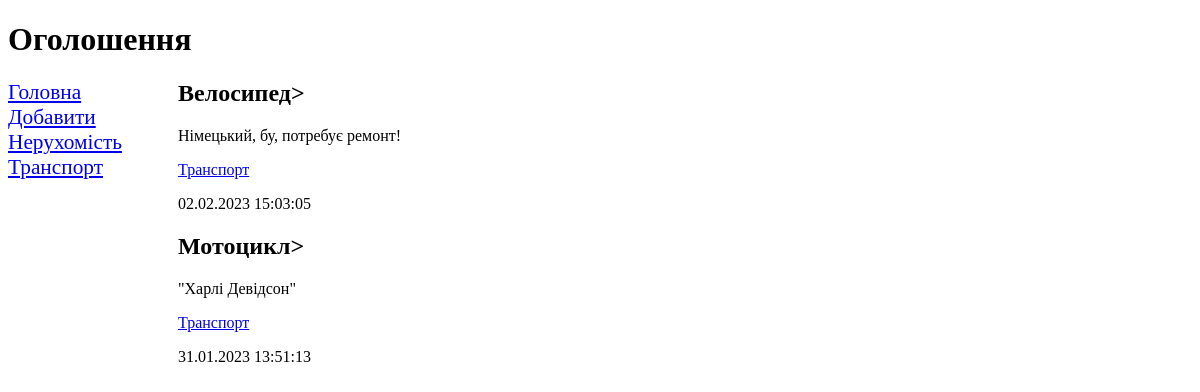
The page /bboard/2/ on the database its author committed.
### bboard/models.py (models this page shows, shortened)
class Rubric(models.Model):
    name = models.CharField(max_length=20, db_index=True, verbose_name="Назва")
    class Meta:
        verbose_name_plural = 'Рубрики'
        verbose_name = 'Рубрика'
        ordering = ['name']

class Bb(models.Model):
    title = models.CharField(max_length=50, verbose_name='Товар')
    content = models.TextField(null=True, blank=True, verbose_name="Опис")
    price = models.FloatField(null=True, blank=True, verbose_name="Ціна")
    published = models.DateTimeField(auto_now_add=True, db_index=True, verbose_name="Опубліковано")
    rubric = models.ForeignKey("Rubric", null=True, on_delete=models.PROTECT, verbose_name="Рубрика")
    class Meta:
        verbose_name_plural = "Оголошення"
        verbose_name = "Оголошення  "
        ordering = ["-published"]

### bboard/views.py (the view)
# urls.py: path("<int:rubric_id>/", by_rubric, name="by_rubric"),
def by_rubric(request, rubric_id):
    bbs = Bb.objects.filter(rubric=rubric_id)
    rubrics = Rubric.objects.all()
    current_rubric = Rubric.objects.get(pk=rubric_id)
    context = {"bbs": bbs, "rubrics": rubrics,
               "current_rubric": current_rubric}
    return render(request, "bboard/by_rubric.html", context)

### bboard/templates/bboard/by_rubric.html
{% extends "layout/basic.html" %}
{%block content %}
{% for bb in bbs %}
<div>
    <h2>{{bb.title}}></h2>
    <p>{{ bb.content }}</p>
    <p><a href="{% url 'by_rubric' bb.rubric.pk %}">{{ bb.rubric.name }}</a></p>
    <p>{{ bb.published|date:"d.m.Y H:i:s" }}</p>
</div>
{% endfor %}
{% endblock %}

### bboard/templates/layout/basic.html (shortened to what this page needs)
{% load static %}
<!DOCTYPE html>
<html lang="en">
<head>
    <link rel="stylesheet" type="text/css"
          href="{% static 'bboard/style.css' %}">
</head>
<body>
<header>
    <h1>Оголошення</h1>
</header>
<nav>
    <a href="{% url 'index' %}">Головна</a>
    <a href="{% url 'add' %}">Добавити</a>
    {% for rubric in rubrics %}
    <a href="{% url 'by_rubric' rubric.pk %}">{{ rubric.name }}</a>
    {% endfor %}
</nav>
<section>
    {% block content %}
    {% endblock %}
</section>
</body>
</html>

### bboard/static/bboard/style.css (style rules this page uses)
nav { font-size: 16pt; width: 150px; float: left; }
nav a { display: block; margin: l0px 0px; }
section { margin-left: 170px; }

### rows shown on the page
Rubric: name "Нерухомість"
Rubric: name "Транспорт"
Bb: title "Велосипед", content "Німецький, бу, потребує ремонт!", rubric.name "Транспорт", published "02.02.2023 15:03:05"
Bb: title "Мотоцикл", content "\"Харлі Девідсон\"", rubric.name "Транспорт", published "31.01.2023 13:51:13"
